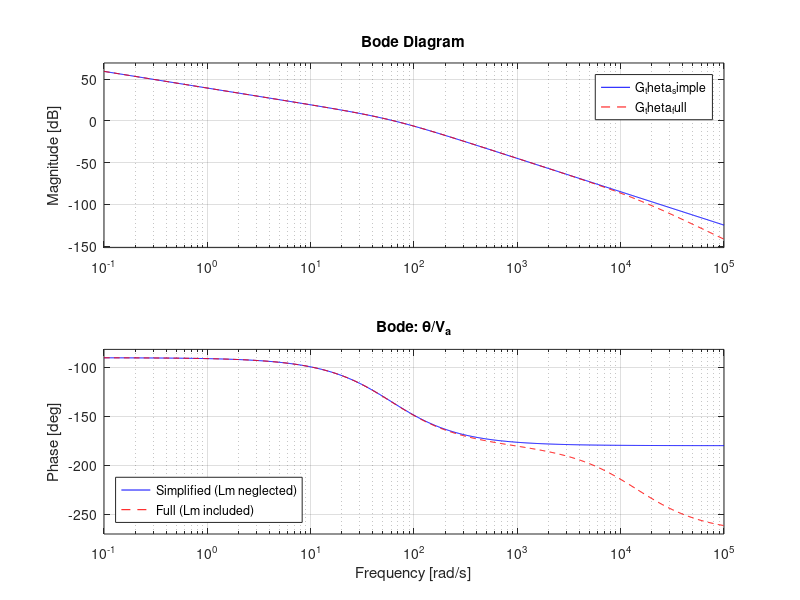

MATLAB code for this plot: (Note: this script raises an error after producing the figure.)
clear; clc; close all

%% PARAMETERS 
Rm   = 2.6;
Lm   = 0.18e-3;
Km   = 7.68e-3;
Kt   = 7.68e-3;
N    = 70;
Jm   = 3.90e-7;
Jeq  = 2.087e-3;
beta = 0.015;
Jtot = Jm + Jeq;
conv = 360/(2*pi); % conversion to degrees

%% TRANSFER FUNCTIONS
s = tf('s');

% Full model (with Lm)
G_elec       = 1/(Lm*s + Rm);
G_mech       = 1/(Jtot*s + beta);
G_omega_full = feedback(N*Kt*G_elec*G_mech, N*Km);
G_theta_full = conv * G_omega_full/s;                 % integrator adds pole at 0

% Simplified model (Lm neglected)
G_simple       = N*Kt/(Rm*(Jtot*s + beta));
G_omega_simple = feedback(G_simple, N*Km);
G_theta_simple = conv * G_omega_simple/s;

%% CALCULATIONS
% --- (Lm neglected) ---
c1 = Rm*Jtot;
c0 = beta*Rm + Kt*Km*N^2;

w_open   = beta/Jtot;               % open loop, no back-EMF   [rad/s]
w_closed = c0/c1;                   % closed loop, den = 0     [rad/s]
w_unity  = (Kt*N - c0)/c1;          % G(s) = 1                 [rad/s]
w_elec   = Rm/Lm;                   % electrical pole          [rad/s]

f_open   = w_open/(2*pi);
f_closed = w_closed/(2*pi);
f_unity  = w_unity/(2*pi);
f_elec   = w_elec/(2*pi);

tau_open   = 1/w_open;
tau_closed = 1/w_closed;
tau_elec   = 1/w_elec;

% --- Poles from the transfer functions, sorted slow to fast ---
p_theta_simple = pole(G_theta_simple);
p_theta_full   = pole(G_theta_full);
[~, i1] = sort(abs(p_theta_simple));  p_theta_simple = p_theta_simple(i1);
[~, i2] = sort(abs(p_theta_full));    p_theta_full   = p_theta_full(i2);

f_theta_simple = abs(p_theta_simple)/(2*pi);
f_theta_full   = abs(p_theta_full)/(2*pi);

%% PRINT
fprintf('\n--- MECHANICAL (Lm neglected) ---\n')
fprintf('Open-loop pole  : %8.2f rad/s = %6.2f Hz | tau = %.4f s\n', w_open,   f_open,   tau_open)
fprintf('Closed-loop pole: %8.2f rad/s = %6.2f Hz | tau = %.4f s\n', w_closed, f_closed, tau_closed)
fprintf('G(s) = 1        : %8.2f rad/s = %6.2f Hz\n',                w_unity,  f_unity)

fprintf('\n--- ELECTRICAL ---\n')
fprintf('Electrical pole : %8.0f rad/s = %6.1f Hz | tau = %.6f s\n', w_elec, f_elec, tau_elec)

fprintf('\n--- SIMPLIFIED (2 poles), theta/Va POLES ---\n')
for k = 1:numel(p_theta_simple)
    fprintf('p%d = %10.2f rad/s = %8.2f Hz\n', k, abs(p_theta_simple(k)), f_theta_simple(k))
end

fprintf('\n--- FULL (3 poles), theta/Va POLES ---\n')
for k = 1:numel(p_theta_full)
    fprintf('p%d = %10.2f rad/s = %8.2f Hz\n', k, abs(p_theta_full(k)), f_theta_full(k))
end

%% BODE theta/Va: SIMPLIFIED vs FULL
figure
bode(G_theta_simple, 'b', G_theta_full, 'r--', {0.1, 1e5})
grid on
legend('Simplified (Lm neglected)', 'Full (Lm included)', 'Location', 'southwest')
title('Bode: \theta/V_a')

%% CUTOFF FREQUENCIES
% -3 dB bandwidth of omega/Va (theta/Va has an integrator, so no finite DC gain)
wc_simple = bandwidth(G_omega_simple);      % [rad/s]
wc_full   = bandwidth(G_omega_full);        % [rad/s]
fc_simple = wc_simple/(2*pi);               % [Hz]
fc_full   = wc_full/(2*pi);                 % [Hz]

fprintf('\n--- CUTOFF (-3 dB) of omega/Va ---\n')
fprintf('Simplified: %8.2f rad/s = %6.2f Hz\n', wc_simple, fc_simple)
fprintf('Full      : %8.2f rad/s = %6.2f Hz\n', wc_full,   fc_full)
